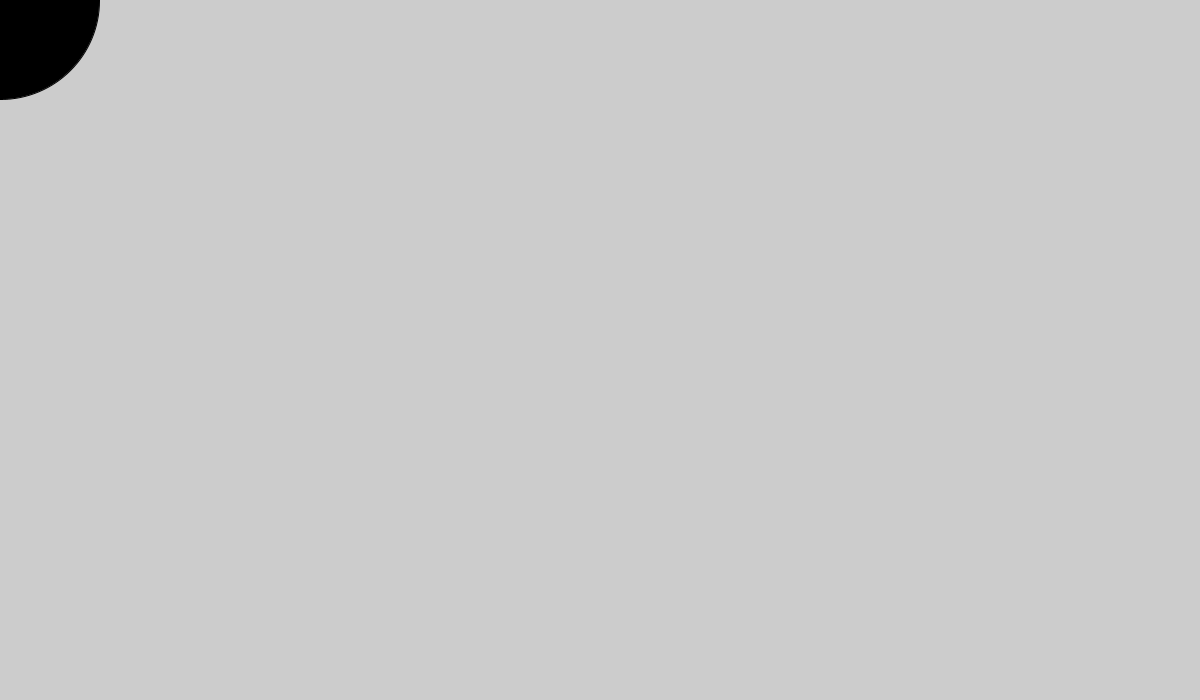
Frame 1 (no input)
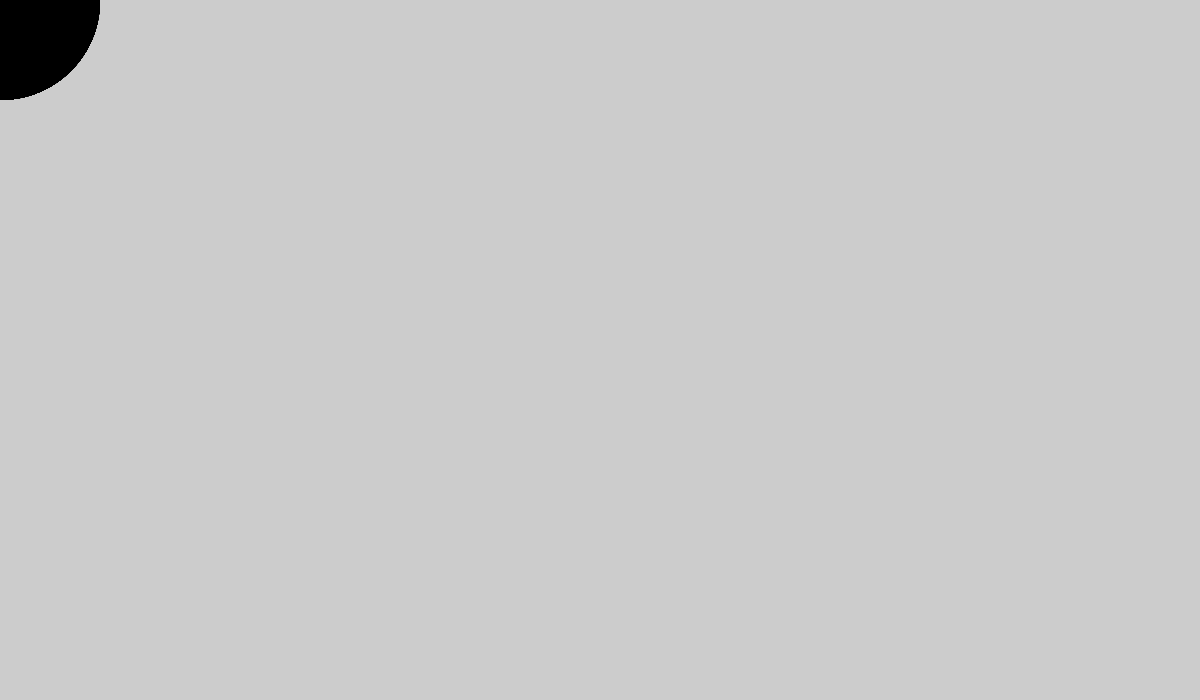
Frame 60 (the mouse pressed at the canvas centre just before this capture)
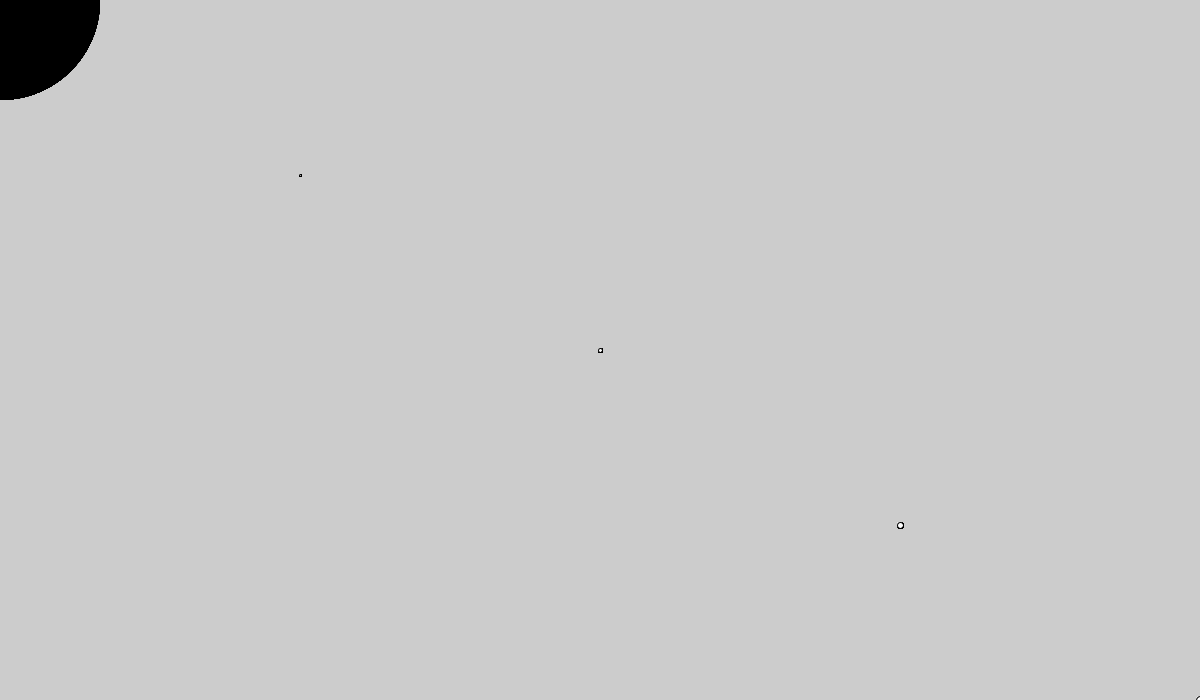
Frame 120 (the mouse held since frame 60 and released just before this capture)

The Processing sketch that drew these frames (run headless with seeded random() and noise(); from frame 60 on, the mouse is pressed at the canvas centre):

// Processing sketch: processing_172344
// ── processing_172344.pde

int [] sea = new int[100];
void setup (){
  size(1200,700);
}
void draw(){
  for (int i = 0; i < 100; i++){
    sea[i] = i*2;
    fill(mouseX*1.5,mouseY*1.5,mouseX+mouseY);
    ellipse(i*mouseX/2,i*mouseY/2,sea[i],sea[i]);
  }
}
